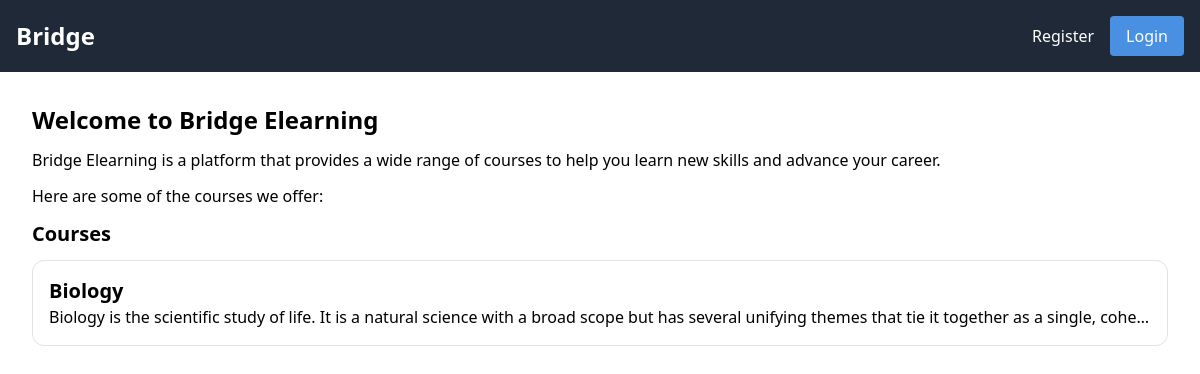
The page / on the database its author committed.
### app/models.py (models this page shows)
class Course(models.Model):
    title = models.CharField(max_length=100)
    description = models.TextField()
    teacher = models.ForeignKey(User, on_delete=models.CASCADE)
    students = models.ManyToManyField(User, related_name="students")
    image = models.ImageField(null=True, upload_to="images/", blank=True)
    created_at = models.DateTimeField(auto_now_add=True)

### app/views.py (the view)
# urls.py: path("", views.home, name="home"),
def home(request):
    courses = Course.objects.all()
    return render(request, "home.html", {"courses": courses})

### app/templates/home.html (shortened to what this page needs)
{% extends "base.html" %}
{% block content %}
    <div class="flex flex-col gap-3">
        <h1>Welcome to Bridge Elearning</h1>
        <p>
            Bridge Elearning is a platform that provides a wide range of courses to help you learn new skills and advance your career.
        </p>
        <p>Here are some of the courses we offer:</p>
        <h2>Courses</h2>
        {% for course in courses %}
            <div class="p-4 border border-border rounded-xl w-full">
                <h2>{{ course.title }}</h2>
                <p class="truncate">{{ course.description }}</p>
            </div>
        {% endfor %}
    </div>
{% endblock content %}

### app/templates/base.html (style rules this page uses)
h1 { @apply text-2xl font-bold; }
h2 { @apply text-xl font-bold; }

### rows shown on the page
Course: title "Biology", description "Biology is the scientific study of life. It is a natural science with a broad scope but has several unifying themes that tie it together as a single, cohe…"
